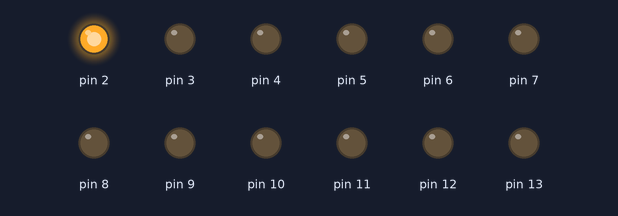
The sketch below on a simulated Arduino Uno, built with avr-gcc and run on an emulated ATmega328P. On the bench: output pins drawn as LEDs (lit = HIGH).

Above: at 0.12 s.
At 1.12 s:
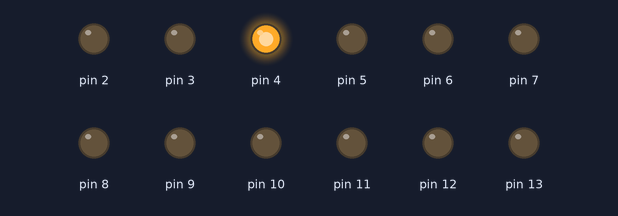
At 2.12 s:
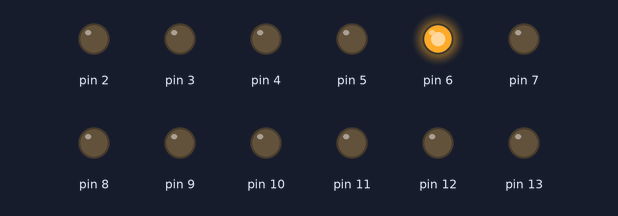
At 3.87 s:
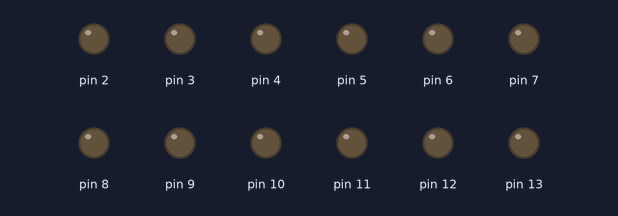
At 5.62 s:
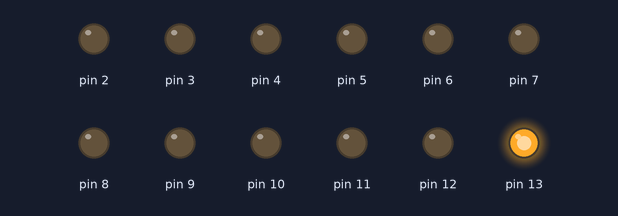
At 7.62 s:
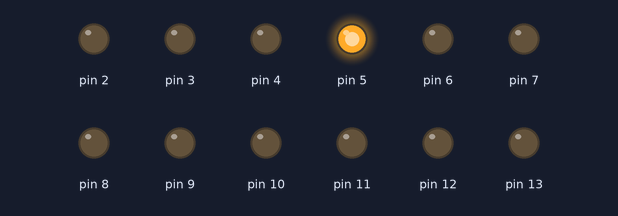
Timing chart, 0 to 7.9 s (numbered marks = the images above):
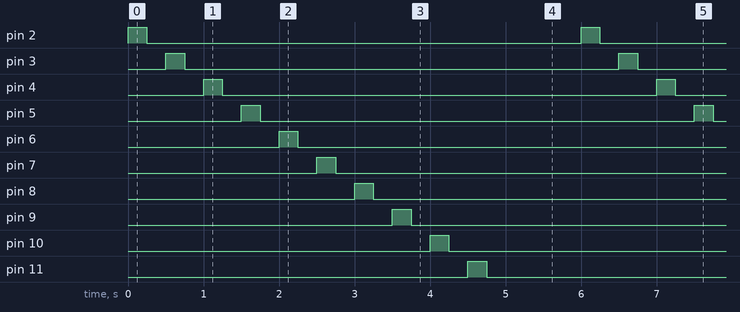

The sketch:

chaser.ino
```cpp
int x=0;
void setup() {
  for(x=2;x!=14;x++)
  pinMode(x,OUTPUT);
}

void loop() {
  for(x=2;x!=14;x++)
  {digitalWrite(x,HIGH);
   delay(250);
   digitalWrite(x,LOW);
   delay(250);
 }
 x=0;
}
```

Measured:
- by itself, pin 2–13: alternates HIGH for 0.25 s and LOW for 5.8 s
- by itself, everything shown: repeats every 6.0 s, in 24 steps
